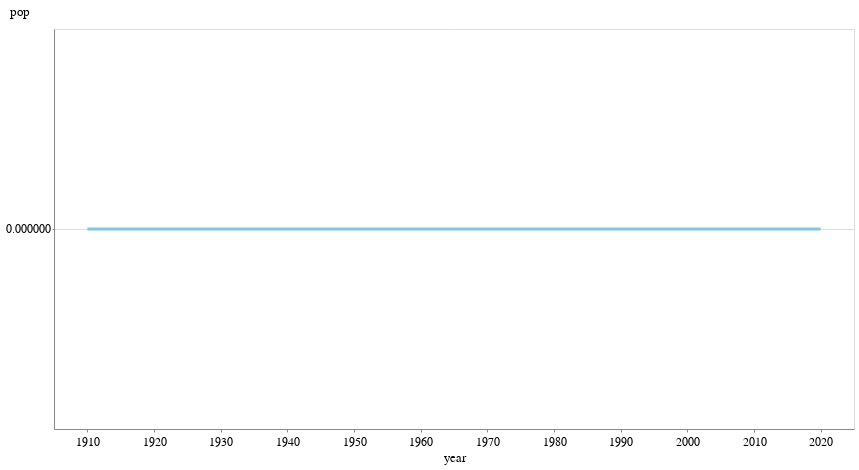

The notebook cell this image was saved under:
### Code cell
lines = alt.Chart(hist_df_ca_pivot).mark_line().encode(x="year:O", y="pop:Q")

(lines).properties(height=400)

### Figure 1 — Vega-Lite specification as saved in the notebook (floating-point values rounded to 4 significant figures)
{"config": {"view": {"width": 800, "height": 450}, "background": "#ffffff", "title": {"anchor": "start", "font": "Benton Gothic Bold, sans", "fontColor": "#000000", "fontSize": 22, "fontWeight": "normal"}, "arc": {"fill": "#82c6df"}, "area": {"fill": "#82c6df"}, "line": {"stroke": "#82c6df", "strokeWidth": 3}, "path": {"stroke": "#82c6df"}, "rect": {"fill": "#82c6df"}, "shape": {"stroke": "#82c6df"}, "bar": {"fill": "#82c6df"}, "point": {"stroke": "#82c6df"}, "symbol": {"fill": "#82c6df", "size": 30}, "axis": {"titleFont": "Benton Gothic Bold, sans", "titleFontSize": 13, "titleFontWeight": "normal", "labelFont": "Benton Gothic, sans", "labelFontSize": 11.5, "labelFontWeight": "normal"}, "axisX": {"labelAngle": 0, "labelPadding": 4, "tickSize": 3}, "axisY": {"labelBaseline": "middle", "maxExtent": 45, "minExtent": 45, "tickSize": 2, "titleAlign": "left", "titleAngle": 0, "titleX": -45, "titleY": -11}, "legend": {"titleFont": "Benton Gothic Bold, sans", "titleFontSize": 13, "titleFontWeight": "normal", "symbolType": "square", "labelFont": "Benton Gothic, sans", "labelFontSize": 11.5}, "range": {"category": ["#3580b1", "#ec8431", "#ab7fb4", "#c89d29", "#adc839", "#829eb1"], "diverging": ["#e68a4f", "#f4bb6a", "#f9e39c", "#dadfe2", "#a6b7c6", "#849eae"], "heatmap": ["#fbf2c7", "#f9e39c", "#f8d36e", "#f4bb6a", "#e68a4f", "#d15a40", "#ab4232"], "ordinal": ["#fbf2c7", "#f9e39c", "#f8d36e", "#f4bb6a", "#e68a4f", "#d15a40", "#ab4232"], "ramp": ["#fbf2c7", "#f9e39c", "#f8d36e", "#f4bb6a", "#e68a4f", "#d15a40", "#ab4232"]}}, "data": {"name": "data-30f0c970eeb0b297ccea76bd7337f377"}, "mark": "line", "encoding": {"x": {"type": "ordinal", "field": "year"}, "y": {"type": "quantitative", "field": "pop"}}, "height": 400, "$schema": "https://vega.github.io/schema/vega-lite/v4.0.2.json", "datasets": {"data-30f0c970eeb0b297ccea76bd7337f377": [{"name": "California", "year": "1910", "change": 0, "pop": 0, "pop_per_rep": 0, "reps": 0}, {"name": "California", "year": "1920", "change": 0, "pop": 0, "pop_per_rep": 0, "reps": 0}, {"name": "California", "year": "1930", "change": 0, "pop": 0, "pop_per_rep": 0, "reps": 0}, {"name": "California", "year": "1940", "change": 0, "pop": 0, "pop_per_rep": 0, "reps": 0}, {"name": "California", "year": "1950", "change": 0, "pop": 0, "pop_per_rep": 0, "reps": 0}, {"name": "California", "year": "1960", "change": 0, "pop": 0, "pop_per_rep": 0, "reps": 0}, {"name": "California", "year": "1970", "change": 0, "pop": 0, "pop_per_rep": 0, "reps": 0}, {"name": "California", "year": "1980", "change": 0, "pop": 0, "pop_per_rep": 0, "reps": 0}, {"name": "California", "year": "1990", "change": 0, "pop": 0, "pop_per_rep": 0, "reps": 0}, {"name": "California", "year": "2000", "change": 0, "pop": 0, "pop_per_rep": 0, "reps": 0}, {"name": "California", "year": "2010", "change": 0, "pop": 0, "pop_per_rep": 0, "reps": 0}, {"name": "California", "year": "2020", "change": 0, "pop": 0, "pop_per_rep": 0, "reps": 0}]}}
